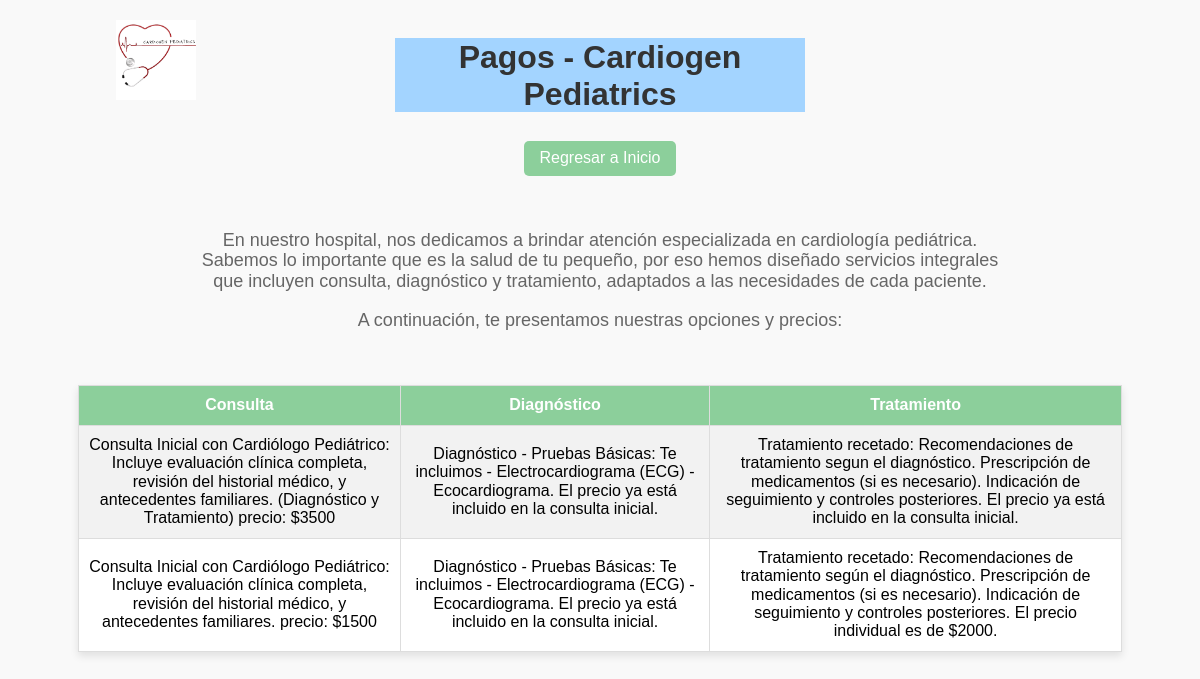
The page /cardiogenpediatrics/php/pago.php (signed in) on the database its author committed.
### tables this page shows
CREATE TABLE `pagos` (
  `id_pago` int(11) NOT NULL,
  `consulta_detalle` varchar(255) DEFAULT NULL,
  `diagnostico_detalle` varchar(255) DEFAULT NULL,
  `tratamiento_detalle` varchar(255) DEFAULT NULL,
  `id_trat` int(11) DEFAULT NULL
);

### cardiogenpediatrics/php/pago.php (the view, shortened to what this page needs)
<?php
$servidor = "127.0.0.1";
$usuario = "root";
$password = "";
$base_datos = "cardiogenpediatrics";
$conexion = new mysqli($servidor, $usuario, $password, $base_datos);
$sql = "SELECT * FROM pagos";
$resultado = $conexion->query($sql);
?>
<!DOCTYPE html>
<html lang="es">
<head>
    <link rel="stylesheet" href="../css/pago.css">
    <link rel="stylesheet" href="../css/normalize.css">
</head>
<body>
<img src="../imgs/login.gif" alt="Cardiogen Pediatrics Logo" class="logo">
    <header>
        <h1>Pagos - Cardiogen Pediatrics</h1>
        <div class="back-button">
            <a href="inicio.php" class="btn-regresar">Regresar a Inicio</a>
        </div>
    </header>
    <div class="intro-container">
        <p>En nuestro hospital, nos dedicamos a brindar atención especializada en cardiología pediátrica. Sabemos lo importante que es la salud de tu pequeño,
            por eso hemos diseñado servicios integrales que incluyen consulta, diagnóstico y tratamiento, adaptados a las necesidades de cada paciente.</p>
        <p>A continuación, te presentamos nuestras opciones y precios:</p>
    </div>
    <div class="pago-container">
        <?php if ($resultado->num_rows > 0): ?>
            <table >
                <tr>
                    <th>Consulta</th>
                    <th>Diagnóstico</th>
                    <th>Tratamiento </th>
                </tr>
                <?php while ($pago = $resultado->fetch_assoc()): ?>
                    <tr>
                        <td><?php echo htmlspecialchars($pago['consulta_detalle']); ?></td>
                        <td><?php echo htmlspecialchars($pago['diagnostico_detalle']); ?></td>
                        <td><?php echo htmlspecialchars($pago['tratamiento_detalle']); ?></td>
                    </tr>
                <?php endwhile; ?>
            </table>
        <?php else: ?>
            <p>No se encontraron pagos.</p>
        <?php endif; ?>
    </div>
</body>
</html>

### cardiogenpediatrics/css/pago.css (style rules this page uses)
body { font-family: Arial, sans-serif; margin: 0; padding: 0; background-color: #f9f9f9; }
header { text-align: center; padding: 1px 5px; background-color: #a3d4ff; color: white; width: 60%; max-width: 400px; margin: 1cm auto 0 auto; height: 80px; border-bottom: 2px solid #a3d4ff; }
header h1 { margin: 0; color: #333; }
.back-button { margin-top: 10px; }
.btn-regresar { text-decoration: none; background-color: #8ccf9b; color: white; padding: 10px 20px; border-radius: 5px; display: inline-block; margin-top: 10px; margin: 0.5cm auto 0 auto; }
.pago-container { display: flex; justify-content: center; align-items: center; min-height: calc(100vh - 100px); padding: 20px; margin-top: -300px; }
table { border-collapse: collapse; width: 80%; background-color: white; box-shadow: 0 4px 8px rgba(0, 0, 0, 0.1); }
table th, table td { border: 1px solid #ddd; padding: 12px; text-align: center; }
table th { background-color: #8ccf9b; color: white; }
table tr:nth-child(even) { background-color: #f2f2f2; }
p { text-align: center; font-size: 18px; color: #666; }
.logo { position: absolute; top: 20px; left: 20px; margin-left: 10%; width: 100px; }
.intro-container { text-align: center; margin: 100px auto; padding: 20px; font-family: 'Arial', sans-serif; font-size: 16px; color: #333; max-width: 800px; margin-top: 40px; }
@media (max-width: 1200px) { header { width: 80%; margin: 1cm auto 0 auto; height: 70px; } }
@media (max-width: 1200px) { .logo { width: 80px; margin-left: 8%; } }
@media (max-width: 1200px) { .btn-regresar { padding: 8px 16px; margin: 0.5cm auto 0 auto; } }
@media (max-width: 1200px) { .pago-container { margin-top: -200px; } }
@media (max-width: 1200px) { table { width: 90%; margin-top: -200px; } }
@media (max-width: 1200px) { table th, table td { padding: 10px; } }
@media (max-width: 1200px) { .intro-container { margin: 80px auto; font-size: 14px; } }

### rows shown on the page
pagos: consulta_detalle "Consulta Inicial con Cardiólogo Pediátrico: Incluye evaluación clínica completa, revisión del historial médico, y antecedentes familiares. (Diagnóstico y Tratamiento) precio: $3500", diagnostico_detalle "Diagnóstico - Pruebas Básicas: Te incluimos - Electrocardiograma (ECG) - Ecocardiograma. El precio ya está incluido en la consulta inicial.", tratamiento_detalle "Tratamiento recetado: Recomendaciones de tratamiento segun el diagnóstico. Prescripción de medicamentos (si es necesario). Indicación de seguimiento y controles posteriores. El precio ya está incluido en la consulta inicial."
pagos: consulta_detalle "Consulta Inicial con Cardiólogo Pediátrico: Incluye evaluación clínica completa, revisión del historial médico, y antecedentes familiares. precio: $1500", diagnostico_detalle "Diagnóstico - Pruebas Básicas: Te incluimos - Electrocardiograma (ECG) - Ecocardiograma. El precio ya está incluido en la consulta inicial.", tratamiento_detalle "Tratamiento recetado: Recomendaciones de tratamiento según el diagnóstico. Prescripción de medicamentos (si es necesario). Indicación de seguimiento y controles posteriores. El precio individual es de $2000."
